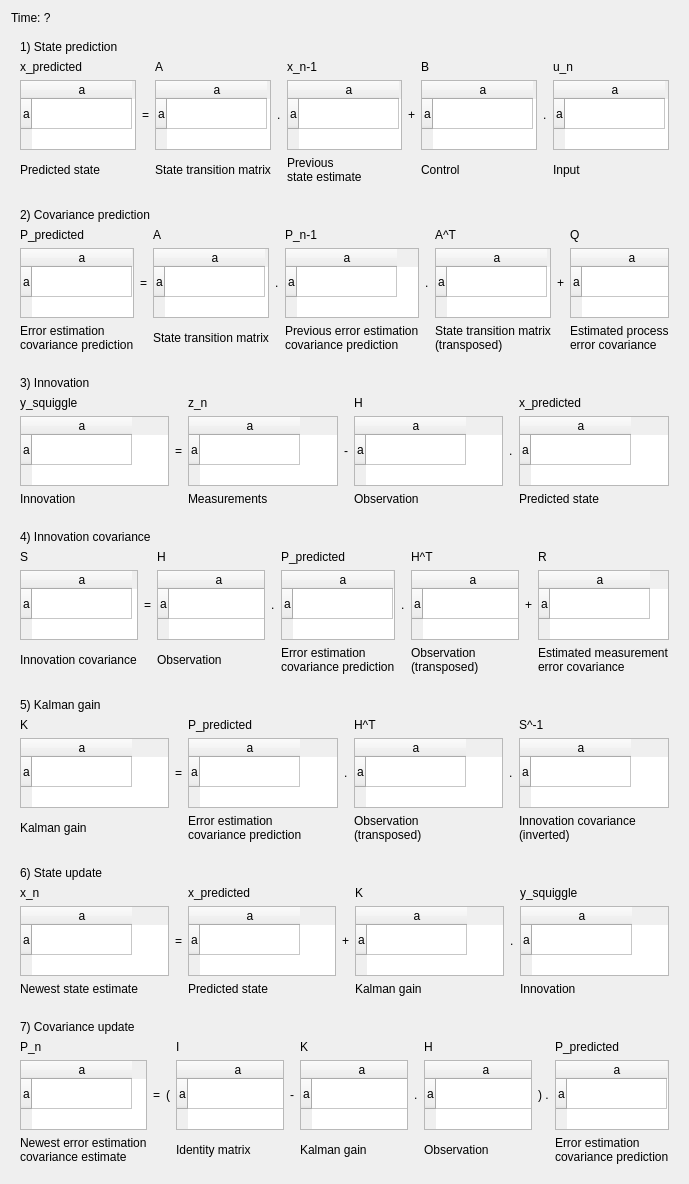
<?xml version="1.0" encoding="UTF-8"?>
<ui version="4.0">
 <class>QtStandardKalmanFilterCalculationDialog</class>
 <widget class="QDialog" name="QtStandardKalmanFilterCalculationDialog">
  <property name="geometry">
   <rect>
    <x>0</x>
    <y>0</y>
    <width>631</width>
    <height>1097</height>
   </rect>
  </property>
  <property name="windowTitle">
   <string>Dialog</string>
  </property>
  <property name="windowIcon">
   <iconset resource="KalmanFilterer.qrc">
    <normaloff>:/images/pics/R.png</normaloff>:/images/pics/R.png</iconset>
  </property>
  <layout class="QVBoxLayout" name="verticalLayout">
   <item>
    <widget class="QLabel" name="label_time">
     <property name="text">
      <string>Time: ?</string>
     </property>
    </widget>
   </item>
   <item>
    <widget class="QWidget" name="widget_1" native="true">
     <layout class="QGridLayout" name="gridLayout">
      <item row="1" column="0">
       <widget class="QLabel" name="label_top_1_1">
        <property name="text">
         <string>x_predicted</string>
        </property>
       </widget>
      </item>
      <item row="1" column="2">
       <widget class="QLabel" name="label_top_2_1">
        <property name="text">
         <string>A</string>
        </property>
       </widget>
      </item>
      <item row="2" column="0">
       <widget class="QTableWidget" name="table_state_predicted_1">
        <row>
         <property name="text">
          <string>a</string>
         </property>
        </row>
        <column>
         <property name="text">
          <string>a</string>
         </property>
        </column>
       </widget>
      </item>
      <item row="2" column="1">
       <widget class="QLabel" name="label_equals_1">
        <property name="text">
         <string>=</string>
        </property>
       </widget>
      </item>
      <item row="2" column="2">
       <widget class="QTableWidget" name="table_state_transition_1">
        <row>
         <property name="text">
          <string>a</string>
         </property>
        </row>
        <column>
         <property name="text">
          <string>a</string>
         </property>
        </column>
       </widget>
      </item>
      <item row="2" column="3">
       <widget class="QLabel" name="label_dot_2_1">
        <property name="text">
         <string>.</string>
        </property>
       </widget>
      </item>
      <item row="2" column="4">
       <widget class="QTableWidget" name="table_previous_state_estimate">
        <row>
         <property name="text">
          <string>a</string>
         </property>
        </row>
        <column>
         <property name="text">
          <string>a</string>
         </property>
        </column>
       </widget>
      </item>
      <item row="2" column="5">
       <widget class="QLabel" name="label_plus_1">
        <property name="text">
         <string>+</string>
        </property>
       </widget>
      </item>
      <item row="2" column="6">
       <widget class="QTableWidget" name="table_control_1">
        <row>
         <property name="text">
          <string>a</string>
         </property>
        </row>
        <column>
         <property name="text">
          <string>a</string>
         </property>
        </column>
       </widget>
      </item>
      <item row="2" column="8">
       <widget class="QTableWidget" name="table_input">
        <row>
         <property name="text">
          <string>a</string>
         </property>
        </row>
        <column>
         <property name="text">
          <string>a</string>
         </property>
        </column>
       </widget>
      </item>
      <item row="2" column="7">
       <widget class="QLabel" name="label_dot_1_1">
        <property name="text">
         <string>.</string>
        </property>
       </widget>
      </item>
      <item row="1" column="4">
       <widget class="QLabel" name="label_top_3_1">
        <property name="text">
         <string>x_n-1</string>
        </property>
       </widget>
      </item>
      <item row="1" column="6">
       <widget class="QLabel" name="label_top_4_1">
        <property name="text">
         <string>B</string>
        </property>
       </widget>
      </item>
      <item row="1" column="8">
       <widget class="QLabel" name="label_top_5_1">
        <property name="text">
         <string>u_n</string>
        </property>
       </widget>
      </item>
      <item row="3" column="0">
       <widget class="QLabel" name="label_bottom_1_1">
        <property name="text">
         <string>Predicted state</string>
        </property>
       </widget>
      </item>
      <item row="3" column="2">
       <widget class="QLabel" name="label_bottom_2_1">
        <property name="text">
         <string>State transition matrix</string>
        </property>
       </widget>
      </item>
      <item row="3" column="4">
       <widget class="QLabel" name="label_bottom_3_1">
        <property name="text">
         <string>Previous
state estimate</string>
        </property>
       </widget>
      </item>
      <item row="3" column="6">
       <widget class="QLabel" name="label_bottom_4_1">
        <property name="text">
         <string>Control</string>
        </property>
       </widget>
      </item>
      <item row="3" column="8">
       <widget class="QLabel" name="label_bottom_5_1">
        <property name="text">
         <string>Input</string>
        </property>
       </widget>
      </item>
      <item row="0" column="0" colspan="2">
       <widget class="QLabel" name="label_title_1">
        <property name="text">
         <string>1) State prediction</string>
        </property>
       </widget>
      </item>
     </layout>
    </widget>
   </item>
   <item>
    <widget class="QWidget" name="widget_2" native="true">
     <layout class="QGridLayout" name="gridLayout_2">
      <item row="0" column="0" colspan="4">
       <widget class="QLabel" name="label_4">
        <property name="text">
         <string>2) Covariance prediction</string>
        </property>
       </widget>
      </item>
      <item row="1" column="0">
       <widget class="QLabel" name="label_22">
        <property name="text">
         <string>P_predicted</string>
        </property>
       </widget>
      </item>
      <item row="1" column="2">
       <widget class="QLabel" name="label_23">
        <property name="text">
         <string>A</string>
        </property>
       </widget>
      </item>
      <item row="1" column="4">
       <widget class="QLabel" name="label_27">
        <property name="text">
         <string>P_n-1</string>
        </property>
       </widget>
      </item>
      <item row="2" column="0">
       <widget class="QTableWidget" name="table_covariance_predicted_2">
        <row>
         <property name="text">
          <string>a</string>
         </property>
        </row>
        <column>
         <property name="text">
          <string>a</string>
         </property>
        </column>
       </widget>
      </item>
      <item row="2" column="1">
       <widget class="QLabel" name="label_equals_2">
        <property name="text">
         <string>=</string>
        </property>
       </widget>
      </item>
      <item row="2" column="2">
       <widget class="QTableWidget" name="table_state_transition_1_2">
        <row>
         <property name="text">
          <string>a</string>
         </property>
        </row>
        <column>
         <property name="text">
          <string>a</string>
         </property>
        </column>
       </widget>
      </item>
      <item row="2" column="3">
       <widget class="QLabel" name="label_25">
        <property name="text">
         <string>.</string>
        </property>
       </widget>
      </item>
      <item row="2" column="4">
       <widget class="QTableWidget" name="table_previous_covariance_estimate">
        <row>
         <property name="text">
          <string>a</string>
         </property>
        </row>
        <column>
         <property name="text">
          <string>a</string>
         </property>
        </column>
       </widget>
      </item>
      <item row="2" column="5">
       <widget class="QLabel" name="label_26">
        <property name="text">
         <string>.</string>
        </property>
       </widget>
      </item>
      <item row="2" column="6">
       <widget class="QTableWidget" name="table_state_transition_2_transposed">
        <row>
         <property name="text">
          <string>a</string>
         </property>
        </row>
        <column>
         <property name="text">
          <string>a</string>
         </property>
        </column>
       </widget>
      </item>
      <item row="1" column="6">
       <widget class="QLabel" name="label_28">
        <property name="text">
         <string>A^T</string>
        </property>
       </widget>
      </item>
      <item row="2" column="7">
       <widget class="QLabel" name="label_29">
        <property name="text">
         <string>+</string>
        </property>
       </widget>
      </item>
      <item row="2" column="8">
       <widget class="QTableWidget" name="table_estimated_process_noise">
        <row>
         <property name="text">
          <string>a</string>
         </property>
        </row>
        <column>
         <property name="text">
          <string>a</string>
         </property>
        </column>
       </widget>
      </item>
      <item row="1" column="8">
       <widget class="QLabel" name="label_30">
        <property name="text">
         <string>Q</string>
        </property>
       </widget>
      </item>
      <item row="3" column="0">
       <widget class="QLabel" name="label_31">
        <property name="text">
         <string>Error estimation
covariance prediction</string>
        </property>
       </widget>
      </item>
      <item row="3" column="2">
       <widget class="QLabel" name="label_32">
        <property name="text">
         <string>State transition matrix</string>
        </property>
       </widget>
      </item>
      <item row="3" column="4">
       <widget class="QLabel" name="label_33">
        <property name="text">
         <string>Previous error estimation
covariance prediction</string>
        </property>
       </widget>
      </item>
      <item row="3" column="6">
       <widget class="QLabel" name="label_34">
        <property name="text">
         <string>State transition matrix
(transposed)</string>
        </property>
       </widget>
      </item>
      <item row="3" column="8">
       <widget class="QLabel" name="label_35">
        <property name="text">
         <string>Estimated process
error covariance</string>
        </property>
       </widget>
      </item>
     </layout>
    </widget>
   </item>
   <item>
    <widget class="QWidget" name="widget_3" native="true">
     <layout class="QGridLayout" name="gridLayout_3">
      <item row="0" column="0" colspan="2">
       <widget class="QLabel" name="label_17">
        <property name="text">
         <string>3) Innovation</string>
        </property>
       </widget>
      </item>
      <item row="2" column="0">
       <widget class="QTableWidget" name="table_innovation_3">
        <row>
         <property name="text">
          <string>a</string>
         </property>
        </row>
        <column>
         <property name="text">
          <string>a</string>
         </property>
        </column>
       </widget>
      </item>
      <item row="2" column="1">
       <widget class="QLabel" name="label_36">
        <property name="text">
         <string>=</string>
        </property>
       </widget>
      </item>
      <item row="2" column="2">
       <widget class="QTableWidget" name="table_measurement">
        <row>
         <property name="text">
          <string>a</string>
         </property>
        </row>
        <column>
         <property name="text">
          <string>a</string>
         </property>
        </column>
       </widget>
      </item>
      <item row="2" column="3">
       <widget class="QLabel" name="label_38">
        <property name="text">
         <string>-</string>
        </property>
       </widget>
      </item>
      <item row="2" column="4">
       <widget class="QTableWidget" name="table_observation_3">
        <row>
         <property name="text">
          <string>a</string>
         </property>
        </row>
        <column>
         <property name="text">
          <string>a</string>
         </property>
        </column>
       </widget>
      </item>
      <item row="2" column="5">
       <widget class="QLabel" name="label_37">
        <property name="text">
         <string>.</string>
        </property>
       </widget>
      </item>
      <item row="2" column="6">
       <widget class="QTableWidget" name="table_state_predicted_3">
        <row>
         <property name="text">
          <string>a</string>
         </property>
        </row>
        <column>
         <property name="text">
          <string>a</string>
         </property>
        </column>
       </widget>
      </item>
      <item row="1" column="0">
       <widget class="QLabel" name="label_39">
        <property name="text">
         <string>y_squiggle</string>
        </property>
       </widget>
      </item>
      <item row="3" column="0">
       <widget class="QLabel" name="label_40">
        <property name="text">
         <string>Innovation</string>
        </property>
       </widget>
      </item>
      <item row="1" column="2">
       <widget class="QLabel" name="label_41">
        <property name="text">
         <string>z_n</string>
        </property>
       </widget>
      </item>
      <item row="3" column="2">
       <widget class="QLabel" name="label_42">
        <property name="text">
         <string>Measurements</string>
        </property>
       </widget>
      </item>
      <item row="1" column="4">
       <widget class="QLabel" name="label_43">
        <property name="text">
         <string>H</string>
        </property>
       </widget>
      </item>
      <item row="1" column="6">
       <widget class="QLabel" name="label_44">
        <property name="text">
         <string>x_predicted</string>
        </property>
       </widget>
      </item>
      <item row="3" column="4">
       <widget class="QLabel" name="label_45">
        <property name="text">
         <string>Observation</string>
        </property>
       </widget>
      </item>
      <item row="3" column="6">
       <widget class="QLabel" name="label_46">
        <property name="text">
         <string>Predicted state</string>
        </property>
       </widget>
      </item>
     </layout>
    </widget>
   </item>
   <item>
    <widget class="QWidget" name="widget_4" native="true">
     <layout class="QGridLayout" name="gridLayout_4">
      <item row="0" column="0" colspan="2">
       <widget class="QLabel" name="label_47">
        <property name="text">
         <string>4) Innovation covariance</string>
        </property>
       </widget>
      </item>
      <item row="2" column="0">
       <widget class="QTableWidget" name="table_innovation_covariance_4">
        <row>
         <property name="text">
          <string>a</string>
         </property>
        </row>
        <column>
         <property name="text">
          <string>a</string>
         </property>
        </column>
       </widget>
      </item>
      <item row="2" column="1">
       <widget class="QLabel" name="label_48">
        <property name="text">
         <string>=</string>
        </property>
       </widget>
      </item>
      <item row="2" column="2">
       <widget class="QTableWidget" name="table_observation_4">
        <row>
         <property name="text">
          <string>a</string>
         </property>
        </row>
        <column>
         <property name="text">
          <string>a</string>
         </property>
        </column>
       </widget>
      </item>
      <item row="2" column="3">
       <widget class="QLabel" name="label_49">
        <property name="text">
         <string>.</string>
        </property>
       </widget>
      </item>
      <item row="2" column="4">
       <widget class="QTableWidget" name="table_covariance_predicted_4">
        <row>
         <property name="text">
          <string>a</string>
         </property>
        </row>
        <column>
         <property name="text">
          <string>a</string>
         </property>
        </column>
       </widget>
      </item>
      <item row="2" column="5">
       <widget class="QLabel" name="label_50">
        <property name="text">
         <string>.</string>
        </property>
       </widget>
      </item>
      <item row="2" column="6">
       <widget class="QTableWidget" name="table_observation_4_transposed">
        <row>
         <property name="text">
          <string>a</string>
         </property>
        </row>
        <column>
         <property name="text">
          <string>a</string>
         </property>
        </column>
       </widget>
      </item>
      <item row="1" column="0">
       <widget class="QLabel" name="label_51">
        <property name="text">
         <string>S</string>
        </property>
       </widget>
      </item>
      <item row="3" column="0">
       <widget class="QLabel" name="label_52">
        <property name="text">
         <string>Innovation covariance</string>
        </property>
       </widget>
      </item>
      <item row="1" column="2">
       <widget class="QLabel" name="label_53">
        <property name="text">
         <string>H</string>
        </property>
       </widget>
      </item>
      <item row="3" column="2">
       <widget class="QLabel" name="label_54">
        <property name="text">
         <string>Observation</string>
        </property>
       </widget>
      </item>
      <item row="1" column="4">
       <widget class="QLabel" name="label_55">
        <property name="text">
         <string>P_predicted</string>
        </property>
       </widget>
      </item>
      <item row="1" column="6">
       <widget class="QLabel" name="label_56">
        <property name="text">
         <string>H^T</string>
        </property>
       </widget>
      </item>
      <item row="3" column="4">
       <widget class="QLabel" name="label_57">
        <property name="text">
         <string>Error estimation
covariance prediction</string>
        </property>
       </widget>
      </item>
      <item row="3" column="6">
       <widget class="QLabel" name="label_58">
        <property name="text">
         <string>Observation
(transposed)</string>
        </property>
       </widget>
      </item>
      <item row="2" column="7">
       <widget class="QLabel" name="label_59">
        <property name="text">
         <string>+</string>
        </property>
       </widget>
      </item>
      <item row="2" column="8">
       <widget class="QTableWidget" name="table_estimated_measurement_noise">
        <row>
         <property name="text">
          <string>a</string>
         </property>
        </row>
        <column>
         <property name="text">
          <string>a</string>
         </property>
        </column>
       </widget>
      </item>
      <item row="3" column="8">
       <widget class="QLabel" name="label_19">
        <property name="text">
         <string>Estimated measurement
error covariance</string>
        </property>
       </widget>
      </item>
      <item row="1" column="8">
       <widget class="QLabel" name="label_18">
        <property name="text">
         <string>R</string>
        </property>
       </widget>
      </item>
     </layout>
    </widget>
   </item>
   <item>
    <widget class="QWidget" name="widget_5" native="true">
     <layout class="QGridLayout" name="gridLayout_5">
      <item row="0" column="0" colspan="2">
       <widget class="QLabel" name="label_60">
        <property name="text">
         <string>5) Kalman gain</string>
        </property>
       </widget>
      </item>
      <item row="2" column="0">
       <widget class="QTableWidget" name="table_kalman_gain_5">
        <row>
         <property name="text">
          <string>a</string>
         </property>
        </row>
        <column>
         <property name="text">
          <string>a</string>
         </property>
        </column>
       </widget>
      </item>
      <item row="2" column="1">
       <widget class="QLabel" name="label_61">
        <property name="text">
         <string>=</string>
        </property>
       </widget>
      </item>
      <item row="2" column="2">
       <widget class="QTableWidget" name="table_covariance_predicted_5">
        <row>
         <property name="text">
          <string>a</string>
         </property>
        </row>
        <column>
         <property name="text">
          <string>a</string>
         </property>
        </column>
       </widget>
      </item>
      <item row="2" column="3">
       <widget class="QLabel" name="label_62">
        <property name="text">
         <string>.</string>
        </property>
       </widget>
      </item>
      <item row="2" column="4">
       <widget class="QTableWidget" name="table_observation_5_transposed">
        <row>
         <property name="text">
          <string>a</string>
         </property>
        </row>
        <column>
         <property name="text">
          <string>a</string>
         </property>
        </column>
       </widget>
      </item>
      <item row="2" column="5">
       <widget class="QLabel" name="label_63">
        <property name="text">
         <string>.</string>
        </property>
       </widget>
      </item>
      <item row="2" column="6">
       <widget class="QTableWidget" name="table_innovation_covariance_5_inverted">
        <row>
         <property name="text">
          <string>a</string>
         </property>
        </row>
        <column>
         <property name="text">
          <string>a</string>
         </property>
        </column>
       </widget>
      </item>
      <item row="1" column="0">
       <widget class="QLabel" name="label_64">
        <property name="text">
         <string>K</string>
        </property>
       </widget>
      </item>
      <item row="3" column="0">
       <widget class="QLabel" name="label_65">
        <property name="text">
         <string>Kalman gain</string>
        </property>
       </widget>
      </item>
      <item row="1" column="2">
       <widget class="QLabel" name="label_66">
        <property name="text">
         <string>P_predicted</string>
        </property>
       </widget>
      </item>
      <item row="3" column="2">
       <widget class="QLabel" name="label_67">
        <property name="text">
         <string>Error estimation
covariance prediction</string>
        </property>
       </widget>
      </item>
      <item row="1" column="4">
       <widget class="QLabel" name="label_68">
        <property name="text">
         <string>H^T</string>
        </property>
       </widget>
      </item>
      <item row="1" column="6">
       <widget class="QLabel" name="label_69">
        <property name="text">
         <string>S^-1</string>
        </property>
       </widget>
      </item>
      <item row="3" column="4">
       <widget class="QLabel" name="label_70">
        <property name="text">
         <string>Observation
(transposed)</string>
        </property>
       </widget>
      </item>
      <item row="3" column="6">
       <widget class="QLabel" name="label_71">
        <property name="text">
         <string>Innovation covariance
(inverted)</string>
        </property>
       </widget>
      </item>
     </layout>
    </widget>
   </item>
   <item>
    <widget class="QWidget" name="widget_6" native="true">
     <layout class="QGridLayout" name="gridLayout_6">
      <item row="0" column="0" colspan="2">
       <widget class="QLabel" name="label_72">
        <property name="text">
         <string>6) State update</string>
        </property>
       </widget>
      </item>
      <item row="2" column="0">
       <widget class="QTableWidget" name="table_new_state_estimate">
        <row>
         <property name="text">
          <string>a</string>
         </property>
        </row>
        <column>
         <property name="text">
          <string>a</string>
         </property>
        </column>
       </widget>
      </item>
      <item row="2" column="1">
       <widget class="QLabel" name="label_73">
        <property name="text">
         <string>=</string>
        </property>
       </widget>
      </item>
      <item row="2" column="2">
       <widget class="QTableWidget" name="table_state_predicted_6">
        <row>
         <property name="text">
          <string>a</string>
         </property>
        </row>
        <column>
         <property name="text">
          <string>a</string>
         </property>
        </column>
       </widget>
      </item>
      <item row="2" column="3">
       <widget class="QLabel" name="label_74">
        <property name="text">
         <string>+</string>
        </property>
       </widget>
      </item>
      <item row="2" column="4">
       <widget class="QTableWidget" name="table_kalman_gain_6">
        <row>
         <property name="text">
          <string>a</string>
         </property>
        </row>
        <column>
         <property name="text">
          <string>a</string>
         </property>
        </column>
       </widget>
      </item>
      <item row="2" column="5">
       <widget class="QLabel" name="label_75">
        <property name="text">
         <string>.</string>
        </property>
       </widget>
      </item>
      <item row="2" column="6">
       <widget class="QTableWidget" name="table_innovation_6">
        <row>
         <property name="text">
          <string>a</string>
         </property>
        </row>
        <column>
         <property name="text">
          <string>a</string>
         </property>
        </column>
       </widget>
      </item>
      <item row="1" column="0">
       <widget class="QLabel" name="label_76">
        <property name="text">
         <string>x_n</string>
        </property>
       </widget>
      </item>
      <item row="3" column="0">
       <widget class="QLabel" name="label_77">
        <property name="text">
         <string>Newest state estimate</string>
        </property>
       </widget>
      </item>
      <item row="1" column="2">
       <widget class="QLabel" name="label_78">
        <property name="text">
         <string>x_predicted</string>
        </property>
       </widget>
      </item>
      <item row="3" column="2">
       <widget class="QLabel" name="label_79">
        <property name="text">
         <string>Predicted state</string>
        </property>
       </widget>
      </item>
      <item row="1" column="4">
       <widget class="QLabel" name="label_80">
        <property name="text">
         <string>K</string>
        </property>
       </widget>
      </item>
      <item row="1" column="6">
       <widget class="QLabel" name="label_81">
        <property name="text">
         <string>y_squiggle</string>
        </property>
       </widget>
      </item>
      <item row="3" column="4">
       <widget class="QLabel" name="label_82">
        <property name="text">
         <string>Kalman gain</string>
        </property>
       </widget>
      </item>
      <item row="3" column="6">
       <widget class="QLabel" name="label_83">
        <property name="text">
         <string>Innovation</string>
        </property>
       </widget>
      </item>
     </layout>
    </widget>
   </item>
   <item>
    <widget class="QWidget" name="widget_7" native="true">
     <layout class="QGridLayout" name="gridLayout_7">
      <item row="0" column="0" colspan="5">
       <widget class="QLabel" name="label_20">
        <property name="text">
         <string>7) Covariance update</string>
        </property>
       </widget>
      </item>
      <item row="1" column="0">
       <widget class="QLabel" name="label_84">
        <property name="text">
         <string>P_n</string>
        </property>
       </widget>
      </item>
      <item row="1" column="3">
       <widget class="QLabel" name="label_85">
        <property name="text">
         <string>I</string>
        </property>
       </widget>
      </item>
      <item row="1" column="5">
       <widget class="QLabel" name="label_86">
        <property name="text">
         <string>K</string>
        </property>
       </widget>
      </item>
      <item row="2" column="0">
       <widget class="QTableWidget" name="table_new_covariance">
        <row>
         <property name="text">
          <string>a</string>
         </property>
        </row>
        <column>
         <property name="text">
          <string>a</string>
         </property>
        </column>
       </widget>
      </item>
      <item row="2" column="1">
       <widget class="QLabel" name="label_87">
        <property name="text">
         <string>=</string>
        </property>
       </widget>
      </item>
      <item row="2" column="3">
       <widget class="QTableWidget" name="table_identity_matrix">
        <row>
         <property name="text">
          <string>a</string>
         </property>
        </row>
        <column>
         <property name="text">
          <string>a</string>
         </property>
        </column>
       </widget>
      </item>
      <item row="2" column="4">
       <widget class="QLabel" name="label_88">
        <property name="text">
         <string>-</string>
        </property>
       </widget>
      </item>
      <item row="2" column="5">
       <widget class="QTableWidget" name="table_kalman_gain_7">
        <row>
         <property name="text">
          <string>a</string>
         </property>
        </row>
        <column>
         <property name="text">
          <string>a</string>
         </property>
        </column>
       </widget>
      </item>
      <item row="2" column="6">
       <widget class="QLabel" name="label_89">
        <property name="text">
         <string>.</string>
        </property>
       </widget>
      </item>
      <item row="2" column="7">
       <widget class="QTableWidget" name="table_observation_7">
        <row>
         <property name="text">
          <string>a</string>
         </property>
        </row>
        <column>
         <property name="text">
          <string>a</string>
         </property>
        </column>
       </widget>
      </item>
      <item row="1" column="7">
       <widget class="QLabel" name="label_90">
        <property name="text">
         <string>H</string>
        </property>
       </widget>
      </item>
      <item row="2" column="8">
       <widget class="QLabel" name="label_91">
        <property name="text">
         <string>) .</string>
        </property>
       </widget>
      </item>
      <item row="2" column="9">
       <widget class="QTableWidget" name="table_covariance_predicted_7">
        <row>
         <property name="text">
          <string>a</string>
         </property>
        </row>
        <column>
         <property name="text">
          <string>a</string>
         </property>
        </column>
       </widget>
      </item>
      <item row="3" column="0">
       <widget class="QLabel" name="label_93">
        <property name="text">
         <string>Newest error estimation
covariance estimate</string>
        </property>
       </widget>
      </item>
      <item row="3" column="3">
       <widget class="QLabel" name="label_bottom_2">
        <property name="text">
         <string>Identity matrix</string>
        </property>
       </widget>
      </item>
      <item row="2" column="2">
       <widget class="QLabel" name="label_112">
        <property name="text">
         <string>(</string>
        </property>
       </widget>
      </item>
      <item row="1" column="9">
       <widget class="QLabel" name="label_98">
        <property name="text">
         <string>P_predicted</string>
        </property>
       </widget>
      </item>
      <item row="3" column="9">
       <widget class="QLabel" name="label_107">
        <property name="text">
         <string>Error estimation
covariance prediction</string>
        </property>
       </widget>
      </item>
      <item row="3" column="5">
       <widget class="QLabel" name="label_92">
        <property name="text">
         <string>Kalman gain</string>
        </property>
       </widget>
      </item>
      <item row="3" column="7">
       <widget class="QLabel" name="label_95">
        <property name="text">
         <string>Observation</string>
        </property>
       </widget>
      </item>
     </layout>
    </widget>
   </item>
  </layout>
 </widget>
 <resources>
  <include location="KalmanFilterer.qrc"/>
 </resources>
 <connections/>
</ui>
